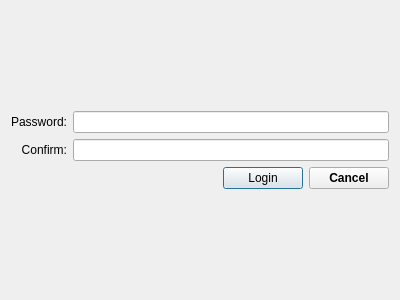
<?xml version="1.0" encoding="UTF-8"?>
<ui version="4.0">
 <class>loginDialog</class>
 <widget class="QDialog" name="loginDialog">
  <property name="geometry">
   <rect>
    <x>0</x>
    <y>0</y>
    <width>400</width>
    <height>300</height>
   </rect>
  </property>
  <property name="sizePolicy">
   <sizepolicy hsizetype="Preferred" vsizetype="Preferred">
    <horstretch>0</horstretch>
    <verstretch>0</verstretch>
   </sizepolicy>
  </property>
  <property name="focusPolicy">
   <enum>Qt::StrongFocus</enum>
  </property>
  <property name="windowTitle">
   <string>KeyKeeper 3.0</string>
  </property>
  <property name="modal">
   <bool>true</bool>
  </property>
  <layout class="QVBoxLayout" name="verticalLayout_3">
   <item>
    <spacer name="verticalSpacer">
     <property name="orientation">
      <enum>Qt::Vertical</enum>
     </property>
     <property name="sizeHint" stdset="0">
      <size>
       <width>20</width>
       <height>40</height>
      </size>
     </property>
    </spacer>
   </item>
   <item>
    <layout class="QHBoxLayout" name="horizontalLayout">
     <item>
      <layout class="QVBoxLayout" name="verticalLayout_2">
       <item>
        <widget class="QLabel" name="passwordLabel">
         <property name="text">
          <string>Password:</string>
         </property>
         <property name="alignment">
          <set>Qt::AlignRight|Qt::AlignTrailing|Qt::AlignVCenter</set>
         </property>
        </widget>
       </item>
       <item>
        <widget class="QLabel" name="confirmLabel">
         <property name="text">
          <string>Confirm:</string>
         </property>
         <property name="alignment">
          <set>Qt::AlignRight|Qt::AlignTrailing|Qt::AlignVCenter</set>
         </property>
        </widget>
       </item>
      </layout>
     </item>
     <item>
      <layout class="QVBoxLayout" name="verticalLayout">
       <item>
        <widget class="QLineEdit" name="passwordEdit">
         <property name="echoMode">
          <enum>QLineEdit::Password</enum>
         </property>
        </widget>
       </item>
       <item>
        <widget class="QLineEdit" name="confirmEdit">
         <property name="echoMode">
          <enum>QLineEdit::Password</enum>
         </property>
        </widget>
       </item>
      </layout>
     </item>
    </layout>
   </item>
   <item>
    <layout class="QHBoxLayout" name="horizontalLayout_2">
     <item>
      <spacer name="horizontalSpacer">
       <property name="orientation">
        <enum>Qt::Horizontal</enum>
       </property>
       <property name="sizeHint" stdset="0">
        <size>
         <width>40</width>
         <height>20</height>
        </size>
       </property>
      </spacer>
     </item>
     <item>
      <widget class="QPushButton" name="loginButton">
       <property name="text">
        <string>Login</string>
       </property>
      </widget>
     </item>
     <item>
      <widget class="QPushButton" name="cancelButton">
       <property name="font">
        <font>
         <weight>75</weight>
         <bold>true</bold>
        </font>
       </property>
       <property name="text">
        <string>Cancel</string>
       </property>
      </widget>
     </item>
    </layout>
   </item>
   <item>
    <spacer name="verticalSpacer_2">
     <property name="orientation">
      <enum>Qt::Vertical</enum>
     </property>
     <property name="sizeHint" stdset="0">
      <size>
       <width>20</width>
       <height>40</height>
      </size>
     </property>
    </spacer>
   </item>
  </layout>
 </widget>
 <layoutdefault spacing="6" margin="11"/>
 <resources/>
 <connections/>
</ui>
